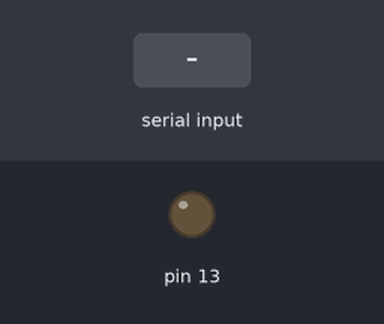
A sketch run on a simulated Arduino Uno, built with avr-gcc and run on an emulated ATmega328P. Shown: output pins drawn as LEDs (lit = HIGH). The inputs (shaded band) are chosen by the test bench.

Above: at 1.2 s.
1.3 s: "1" received over Serial
At 1.8 s:
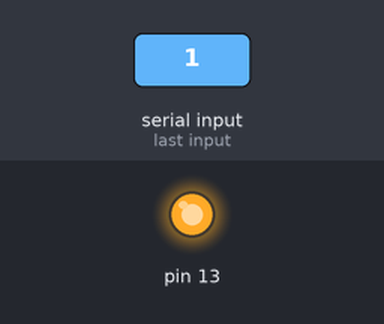
2.8 s: "0" received over Serial
At 4.1 s:
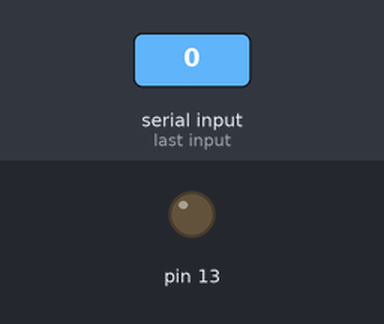
Timing chart, 0 to 5.8 s (numbered marks = the images above; inputs shaded):
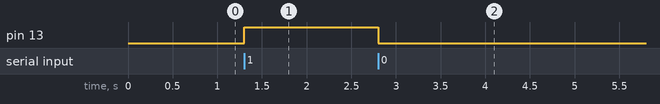

The sketch:

Week_4.ino
```cpp
void setup()
  {
pinMode(13,OUTPUT);
Serial.begin(9600);
  }
void loop()
  {
if(Serial.available() > 0)
    {
char data = Serial.read();
if(data == '0') digitalWrite(13,0);
else if (data == '1') digitalWrite(13,1);
    }
  }
```

Week_2.c
```cpp
#include <stdio.h>
int main()
{
 int i, n, t1 = 0, t2 = 1, nextTerm;
 printf("Fibonacci Series: ");
 for (i = 1; i <= 6; ++i)
 { printf("%d, ", t1);
 nextTerm = t1 + t2; t1 = t2;
 t2 = nextTerm; }
}
```

Measured:
- after the input at 1.3 s, pin 13: LOW → HIGH at once
- after the input at 2.8 s, pin 13: HIGH → LOW at once
